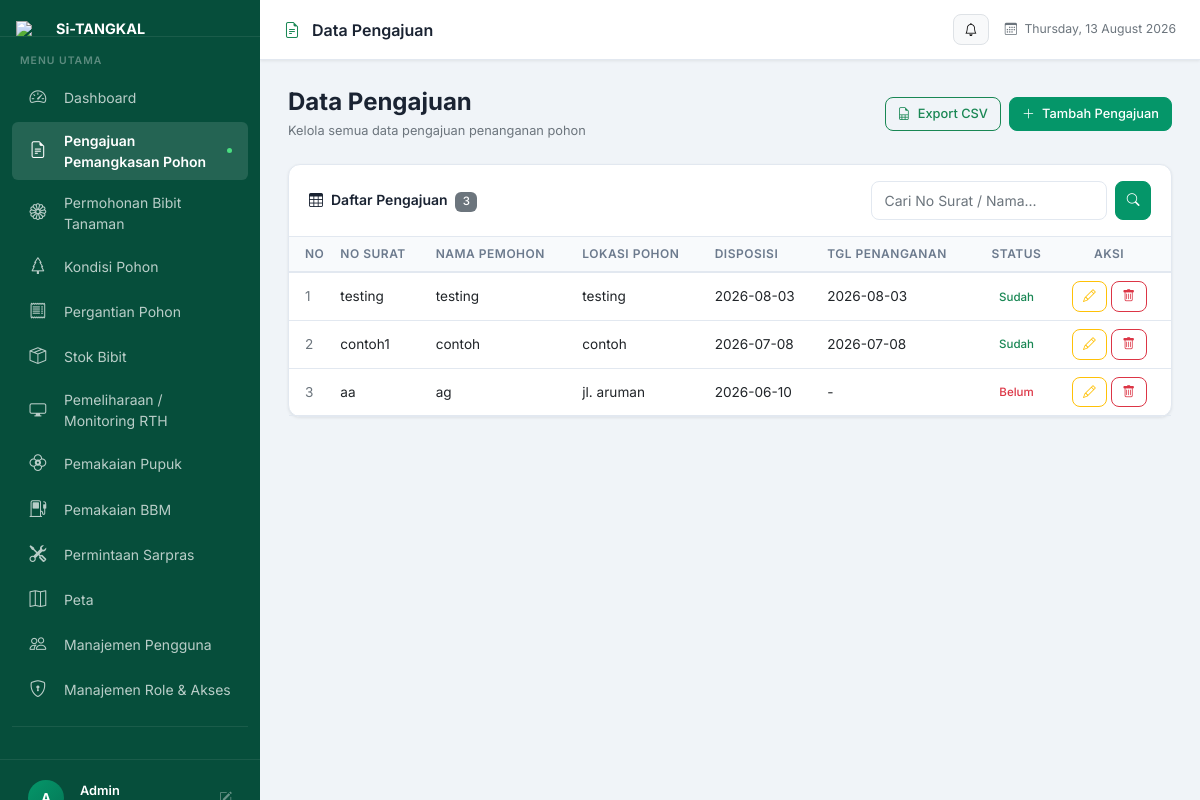
Page /Admin/pengajuan.php (signed in) on the committed database.
### tables this page shows
CREATE TABLE `menus` (
  `id` int NOT NULL AUTO_INCREMENT,
  `code` varchar(40) NOT NULL COMMENT 'dipakai sebagai $activePage di Admin/*',
  `label` varchar(100) NOT NULL,
  `icon` varchar(60) DEFAULT NULL COMMENT 'kelas ikon Bootstrap Icons',
  `url` varchar(100) NOT NULL COMMENT 'nama file php relatif thd folder Admin/',
  `sort_order` int NOT NULL DEFAULT '0',
  PRIMARY KEY (`id`),
  UNIQUE KEY `uq_menus_code` (`code`)
);

CREATE TABLE `pengajuan` (
  `No_Surat` varchar(100) NOT NULL,
  `Nama_Pemohon` varchar(100) NOT NULL,
  `Lokasi_Pohon` varchar(100) NOT NULL,
  `Disposisi_Surat` date NOT NULL,
  `Id` int NOT NULL AUTO_INCREMENT,
  `Survey_Pohon` text,
  `Tanggal_Penanganan` date DEFAULT NULL,
  `Keterangan` enum('Sudah','Belum') DEFAULT 'Belum',
  `status_tahap` enum('diajukan','disurvey','divalidasi','ditangani','selesai') NOT NULL DEFAULT 'diajukan',
  `Dokumentasi` varchar(255) DEFAULT NULL,
  `DokumentasiAfter` varchar(255) DEFAULT NULL,
  `Nomor_Telepon` varchar(20) DEFAULT NULL,
  `petugas_survey_id` int DEFAULT NULL,
  `hasil_survey` enum('perlu_pemangkasan','tidak_perlu') DEFAULT NULL,
  `survey_tanggal` datetime DEFAULT NULL,
  `validator_id` int DEFAULT NULL,
  `validasi_catatan` text,
  `validasi_tanggal` datetime DEFAULT NULL,
  `tim_tangkas_id` int DEFAULT NULL,
  `eksekusi_tanggal` datetime DEFAULT NULL,
  PRIMARY KEY (`Id`)
);

### Admin/core/Rbac.php (called while the page is built, shortened)
<?php
class Rbac
{
    public static function currentRoleId(PDO $pdo): int
    {
        $admin = $_SESSION['admin'] ?? null;
        if (!empty($admin['role_id'])) {
            return (int) $admin['role_id'];
        }
        $stmt = $pdo->prepare("SELECT role_id FROM t_users WHERE UserId = ?");
        $stmt->execute([$admin['UserId'] ?? 0]);
        $roleId = (int) ($stmt->fetchColumn() ?: 2);
        return $roleId;
    }
    public static function isSuperadmin(PDO $pdo): bool
    {
        return self::currentRoleId($pdo) === 1;
    }
    public static function can(PDO $pdo, string $menuCode, string $action = 'view'): bool
    {
        if (self::isSuperadmin($pdo)) {
            return true;
        }
        $perms = self::myPermissions($pdo);
        return (bool) ($perms[$menuCode][$action] ?? false);
    }
    public static function accessibleMenus(PDO $pdo): array
    {
        $roleId = self::currentRoleId($pdo);
        if ($roleId === 1) {
            $stmt = $pdo->query("SELECT * FROM menus ORDER BY sort_order");
            return $stmt->fetchAll(PDO::FETCH_ASSOC);
        }
        $stmt = $pdo->prepare(
            "SELECT m.* FROM menus m
             INNER JOIN role_menu_access rma ON rma.menu_id = m.id
             WHERE rma.role_id = ? AND rma.can_view = 1
             ORDER BY m.sort_order"
        );
        $stmt->execute([$roleId]);
        return $stmt->fetchAll(PDO::FETCH_ASSOC);
    }
}

### Admin/core/PengajuanModel.php (called while the page is built, shortened)
<?php
class PengajuanModel
{
    private PDO $conn;
    public function __construct(PDO $db)
    {
        $this->conn  = $db;
    }
    public function getAll(): array
    {
        $stmt = $this->conn->query("SELECT * FROM pengajuan ORDER BY Id DESC");
        return $stmt->fetchAll(PDO::FETCH_ASSOC);
    }
}

### Admin/pengajuan.php (the view, shortened to what this page needs)
<?php
require_once __DIR__ . '/../config.php';
require_once 'core/Rbac.php';
$canCreatePengajuan = Rbac::can($config, 'pengajuan', 'create');
$canEditPengajuan   = Rbac::can($config, 'pengajuan', 'edit');
$canDeletePengajuan = Rbac::can($config, 'pengajuan', 'delete');
require_once 'core/PengajuanModel.php';
$model       = new PengajuanModel($config);
$keyword = trim($_GET['cari'] ?? '');
$data    = $keyword ? $model->search($keyword) : $model->getAll();
$pageTitle  = 'Data Pengajuan';
$activePage = 'pengajuan';
require_once 'layouts/header.php';
require_once 'layouts/sidebar.php';
?>
<div class="d-flex align-items-center justify-content-between mb-4">
    <div>
        <h4 class="fw-bold mb-1">Data Pengajuan</h4>
        <p class="text-muted mb-0" style="font-size:0.8rem;">Kelola semua data pengajuan penanganan pohon</p>
    </div>
    <div class="d-flex gap-2 flex-wrap">
        <?php
            require 'layouts/export_modal.php';
        ?>
        <?php if ($canCreatePengajuan): ?>
        <button class="btn btn-success" data-bs-toggle="modal" data-bs-target="#modalTambah">
            <i class="bi bi-plus-lg me-1"></i> Tambah Pengajuan
        </button>
        <?php endif; ?>
    </div>
</div>
<div class="card">
    <div class="card-header d-flex align-items-center justify-content-between flex-wrap gap-2">
        <span><i class="bi bi-table me-2"></i>Daftar Pengajuan
            <span class="badge bg-secondary ms-1"><?= count($data) ?></span>
        </span>
        <form method="GET" class="d-flex gap-2" style="min-width:240px;">
            <input type="text" name="cari" class="form-control form-control-sm"
                   placeholder="Cari No Surat / Nama..."
                   value="<?= htmlspecialchars($keyword) ?>">
            <button type="submit" class="btn btn-sm btn-success"><i class="bi bi-search"></i></button>
        </form>
    </div>
    <div class="card-body p-0">
        <div class="table-responsive">
            <table class="table table-hover align-middle mb-0">
                <thead>
                    <tr>
                        <th class="ps-3" style="width:40px;">No</th>
                        <th>No Surat</th>
                        <th>Nama Pemohon</th>
                        <th>Lokasi Pohon</th>
                        <th>Disposisi</th>
                        <th>Tgl Penanganan</th>
                        <th class="text-center">Status</th>
                        <th class="text-center pe-3">Aksi</th>
                    </tr>
                </thead>
                <tbody>
                    <?php if (!empty($data)): ?>
                        <?php $no = 1; foreach ($data as $row):
                            $isDone = (strtolower($row['Keterangan'] ?? '') === 'sudah');
                        ?>
                        <tr onclick="window.location='detail_pengajuan.php?id=<?= (int)$row['Id'] ?>'">
                            <td class="ps-3 text-muted"><?= $no++ ?></td>
                            <td class="fw-500"><?= htmlspecialchars($row['No_Surat']) ?></td>
                            <td><?= htmlspecialchars($row['Nama_Pemohon']) ?></td>
                            <td>
                                <span style="max-width:180px; display:block; white-space:nowrap; overflow:hidden; text-overflow:ellipsis;"
                                      title="<?= htmlspecialchars($row['Lokasi_Pohon']) ?>">
                                    <?= htmlspecialchars($row['Lokasi_Pohon']) ?>
                                </span>
                            </td>
                            <td><?= htmlspecialchars($row['Disposisi_Surat'] ?? '-') ?></td>
                            <td><?= htmlspecialchars($row['Tanggal_Penanganan'] ?? '-') ?></td>
                            <td class="text-center">
                                <?php if ($isDone): ?>
                                    <span class="badge rounded-pill bg-success-subtle text-success">Sudah</span>
                                <?php else: ?>
                                    <span class="badge rounded-pill bg-danger-subtle text-danger">Belum</span>
                                <?php endif; ?>
                            </td>
                            <td class="text-center pe-3">
                                <?php if ($canEditPengajuan): ?>
                                <a href="edit_pengajuan.php?id=<?= (int)$row['Id'] ?>"
                                   class="btn btn-sm btn-outline-warning"
                                   title="Edit"
                                   onclick="event.stopPropagation()">
                                    <i class="bi bi-pencil"></i>
                                </a>
                                <?php endif; ?>
                                <?php if ($canDeletePengajuan): ?>
                                <a href="pengajuan.php?hapus=<?= (int)$row['Id'] ?>"
                                   class="btn btn-sm btn-outline-danger"
                                   title="Hapus"
                                   onclick="event.stopPropagation(); return confirm('Yakin ingin menghapus pengajuan ini?')">
                                    <i class="bi bi-trash"></i>
                                </a>
                                <?php endif; ?>
                            </td>
                        </tr>
                        <?php endforeach; ?>
                    <?php endif; ?>
                </tbody>
            </table>
        </div>
    </div>
</div>
<?php require_once 'layouts/footer.php'; ?>

### Admin/layouts/sidebar.php (shortened to what this page needs)
<?php
$adminName  = htmlspecialchars($_SESSION['admin']['Name'] ?? 'Admin');
$activePage = $activePage ?? '';
require_once __DIR__ . '/../core/Rbac.php';
$menuItems = array_map(function ($m) {
    return [
        'href'  => $m['url'],
        'icon'  => $m['icon'],
        'label' => $m['label'],
        'key'   => $m['code'],
    ];
}, Rbac::accessibleMenus($config));
?>
<aside class="sidebar" id="sidebar">
    <div class="sidebar-brand" style="padding:1.25rem 1rem 1rem; border-bottom:1px solid rgba(255,255,255,0.08); overflow:hidden;">
        <a href="../index.php" class="d-flex align-items-center gap-2 text-decoration-none" style="min-width:0;">
            <img src="../assets/img/logo.png" alt="Si-TANGKAL"
                 style="height:32px; width:32px; flex-shrink:0; object-fit:contain;">
            <div style="min-width:0; flex:1; overflow:hidden;">
                <div style="color:#fff; font-weight:700; font-size:0.9rem; line-height:1.2; white-space:nowrap; overflow:hidden; text-overflow:ellipsis;">Si-TANGKAL</div>
            </div>
        </a>
    </div>
    <nav style="padding:1rem 0.75rem; flex:1;">
        <div style="font-size:0.65rem; font-weight:600; letter-spacing:1px; color:rgba(255,255,255,0.35); padding:0 0.5rem 0.5rem; text-transform:uppercase;">Menu Utama</div>
        <ul class="list-unstyled mb-0">
            <?php foreach ($menuItems as $item): ?>
            <?php $isActive = ($activePage === $item['key']); ?>
            <li class="mb-1">
                <a href="<?= $item['href'] ?>"
                   class="d-flex align-items-center gap-3 px-3 py-2 rounded-2 text-decoration-none sidebar-link <?= $isActive ? 'active' : '' ?>"
                   style="
                       color: <?= $isActive ? '#fff' : 'rgba(255,255,255,0.72)' ?>;
                       background: <?= $isActive ? 'rgba(255,255,255,0.12)' : 'transparent' ?>;
                       font-weight: <?= $isActive ? '600' : '400' ?>;
                       transition: all 0.18s ease;
                   ">
                    <i class="bi <?= $item['icon'] ?>" style="font-size:1.05rem; width:20px; text-align:center; flex-shrink:0;"></i>
                    <span style="font-size:0.875rem;"><?= $item['label'] ?></span>
                    <?php if ($isActive): ?>
                    <span class="ms-auto" style="width:5px; height:5px; border-radius:50%; background:#4ade80; flex-shrink:0;"></span>
                    <?php endif; ?>
                </a>
            </li>
            <?php endforeach; ?>
        </ul>
        <div style="border-top:1px solid rgba(255,255,255,0.08); margin:1rem 0;"></div>
    </nav>
    <div style="padding:0.75rem; border-top:1px solid rgba(255,255,255,0.08); margin-top:auto;">
        <a href="profile.php"
           class="d-flex align-items-center gap-3 px-3 py-2 rounded-2 text-decoration-none mb-2 <?= ($activePage === 'profile') ? 'active' : '' ?>"
           style="
               color: <?= ($activePage === 'profile') ? '#fff' : 'rgba(255,255,255,0.72)' ?>;
               background: <?= ($activePage === 'profile') ? 'rgba(255,255,255,0.12)' : 'transparent' ?>;
               transition: all 0.18s ease;
           ">
            <div style="
                width:36px; height:36px; border-radius:50%;
                background:linear-gradient(135deg, #059669, #047857);
                display:flex; align-items:center; justify-content:center;
                color:#fff; font-weight:700; font-size:0.85rem; flex-shrink:0;
            ">
            </div>
            <div style="min-width:0; flex:1;">
                <div style="color:#fff; font-weight:600; font-size:0.8rem; white-space:nowrap; overflow:hidden; text-overflow:ellipsis;">
                    <?= $adminName ?>
                </div>
            </div>
            <i class="bi bi-pencil-square" style="font-size:0.8rem; color:rgba(255,255,255,0.4);"></i>
        </a>
    </div>
</aside>
<div class="main-wrapper">
    <div class="topbar">
        <span class="page-title">
            <i class="bi <?= $menuItems[array_search($activePage, array_column($menuItems, 'key'))] ['icon'] ?? 'bi-house' ?> me-2 text-success"></i>
            <?= $pageTitle ?? 'Dashboard' ?>
        </span>
        <div class="d-flex align-items-center gap-3">
            <div class="dropdown">
                <button class="btn btn-sm btn-light border position-relative" type="button" data-bs-toggle="dropdown" aria-expanded="false">
                    <i class="bi bi-bell"></i>
                </button>
            </div>
            <small class="text-muted d-none d-md-block">
                <i class="bi bi-calendar3 me-1"></i>
                <?= date('l, d F Y') ?>
            </small>
        </div>
    </div>
    <div class="main-content">

### Admin/layouts/header.php (style rules this page uses)
:root { --sidebar-width: 260px; --sidebar-bg: #064e3b; --sidebar-hover: #065f46; --sidebar-active: #047857; --sidebar-text: rgba(255,255,255,0.85); --sidebar-text-muted: rgba(255,255,255,0.50); --accent: #059669; --accent-light: #d1fae5; --page-bg: #f0f4f8; --card-bg: #ffffff; --text-primary: #1a2332; --text-muted: #6c7a8d; --border-color: #e2e8f0; --shadow-sm: 0 1px 3px rgba(0,0,0,0.08); --shadow-md: 0 4px 16px rgba(0,0,0,0.08); --shadow-lg: 0 8px 32px rgba(0,0,0,0.12); --radius-sm: 8px; --radius-md: 12px; --radius-lg: 16px; --transition: all 0.2s ease; }
* { box-sizing: border-box; margin: 0; padding: 0; }
body { font-family: 'Inter', sans-serif; background: var(--page-bg); color: var(--text-primary); font-size: 0.875rem; }
.sidebar { position: fixed; top: 0; left: 0; height: 100vh; width: var(--sidebar-width); background: var(--sidebar-bg); display: flex; flex-direction: column; z-index: 1040; overflow-y: auto; transition: var(--transition); scrollbar-width: none; }
.main-wrapper { margin-left: var(--sidebar-width); min-height: 100vh; display: flex; flex-direction: column; transition: var(--transition); }
.topbar { background: var(--card-bg); border-bottom: 1px solid var(--border-color); padding: 0 1.5rem; height: 60px; display: flex; align-items: center; justify-content: space-between; position: sticky; top: 0; z-index: 1030; box-shadow: var(--shadow-sm); }
.topbar .page-title { font-size: 1rem; font-weight: 600; color: var(--text-primary); }
.main-content { padding: 1.75rem; flex: 1; }
.card { border: 1px solid var(--border-color); border-radius: var(--radius-md); box-shadow: var(--shadow-sm); background: var(--card-bg); }
.card-header { background: transparent; border-bottom: 1px solid var(--border-color); padding: 1rem 1.25rem; font-weight: 600; }
.table { font-size: 0.85rem; }
.table thead th { background: #f8fafc; color: var(--text-muted); font-weight: 600; font-size: 0.75rem; text-transform: uppercase; letter-spacing: 0.5px; border-bottom: 2px solid var(--border-color); white-space: nowrap; }
.table tbody tr { transition: background 0.15s ease; cursor: pointer; }
.table td { vertical-align: middle; border-color: var(--border-color); }
.badge { font-size: 0.72rem; font-weight: 500; padding: 0.35em 0.65em; }
.form-control, .form-select { border-radius: var(--radius-sm); border-color: var(--border-color); font-size: 0.875rem; padding: 0.5rem 0.75rem; transition: border-color 0.15s ease, box-shadow 0.15s ease; }
.btn { font-size: 0.8rem; font-weight: 500; border-radius: var(--radius-sm); }
.btn-success { background: var(--accent); border-color: var(--accent); }
.btn-sm { padding: 0.3rem 0.65rem; }

### rows in the picture
menus: label "Dashboard"
menus: label "Pengajuan Pemangkasan Pohon", code "pengajuan" (drawn)
menus: label "Permohonan Bibit Tanaman"
menus: label "Kondisi Pohon"
menus: label "Pergantian Pohon"
menus: label "Stok Bibit"
menus: label "Pemeliharaan / Monitoring RTH"
menus: label "Pemakaian Pupuk"
menus: label "Pemakaian BBM"
menus: label "Permintaan Sarpras"
menus: label "Peta"
menus: label "Manajemen Pengguna"
menus: label "Manajemen Role & Akses"
pengajuan: No_Surat "testing", Nama_Pemohon "testing", Lokasi_Pohon "testing", Disposisi_Surat "2026-08-03", Tanggal_Penanganan "2026-08-03", Keterangan "Sudah"
pengajuan: No_Surat "contoh1", Nama_Pemohon "contoh", Lokasi_Pohon "contoh", Disposisi_Surat "2026-07-08", Tanggal_Penanganan "2026-07-08", Keterangan "Sudah"
pengajuan: No_Surat "aa", Nama_Pemohon "ag", Lokasi_Pohon "jl. aruman", Disposisi_Surat "2026-06-10", Tanggal_Penanganan "-", Keterangan "Belum"

### other values in the picture
$adminName "Admin"
$pageTitle "Data Pengajuan"
count($data) "3"
